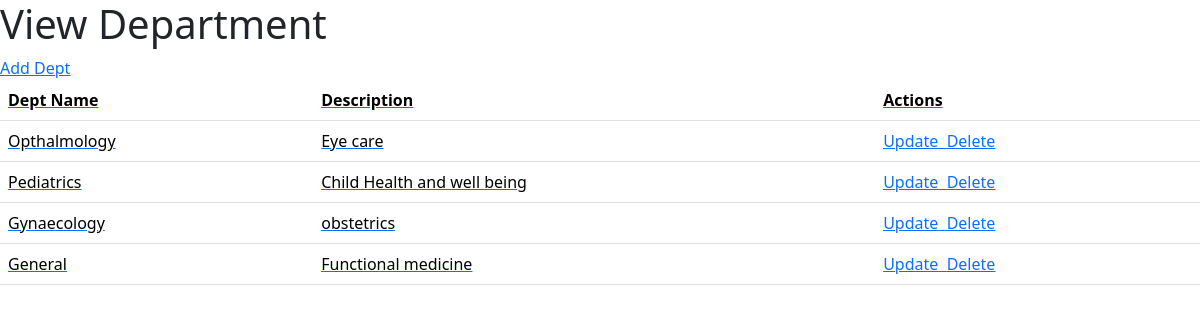
/viewDept, run on the app's committed database.
### hosp_app/models.py (models this page shows, shortened)
class dept_tbl(models.Model):
    name = models.CharField(max_length= 50)
    des = models.CharField(max_length= 100)

### hosp_app/views.py (the view)
# urls.py: path('viewDept',views.viewDept,name='viewDept'),
def viewDept(request):
    data = dept_tbl.objects.all()
    return render(request,"viewDept.html",{"data":data})

### templates/viewDept.html (shortened to what this page needs)
<!doctype html>
<html lang="en">
    <head>
        <link
            href="https://cdn.jsdelivr.net/npm/bootstrap@5.3.2/dist/css/bootstrap.min.css"
            rel="stylesheet"
        />
    </head>
    <body>
        <header>
            <h1>View Department</h1>
            <div style="align-items:right">
                <a href= "/addDept" >Add Dept</button>
            </div>
            <table class="table">
                <thead>
                     <tr>
                        <th>Dept Name</th>
                        <th>Description</th>
                        <th>Actions</th>
                    </tr>
                </thead>
                <tbody>
                    {% for i in data %}
                    <tr>
                        <td>{{i.name}}</td>
                        <td>{{i.des}}</td>
                        <td><a href="/updateDept?cid={{i.id}}">Update</a>&nbsp;
                            <a href="{%url 'delDept' i.id%}">Delete</a>
                        </td>
                    </tr>
                    {% endfor %}
                </tbody>
            </table>
        </header>
    </body>
</html>

### data on the page
dept_tbl: name "Opthalmology", des "Eye care"
dept_tbl: name "Pediatrics", des "Child Health and well being"
dept_tbl: name "Gynaecology", des "obstetrics"
dept_tbl: name "General", des "Functional medicine"
